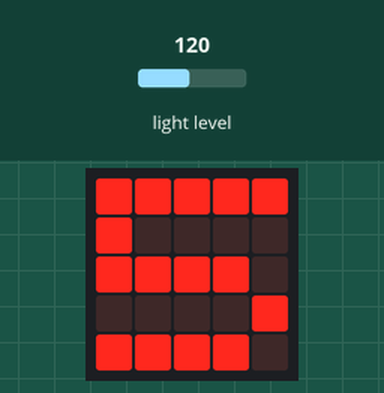
A program run on a simulated BBC micro:bit (MakeCode). Parts: the board's 5×5 LED display. Inputs (shaded band) come from the test bench; at power-on: light level 120.

Above: at 1.2 s.
1.3 s: light level set to 5
At 2.7 s:
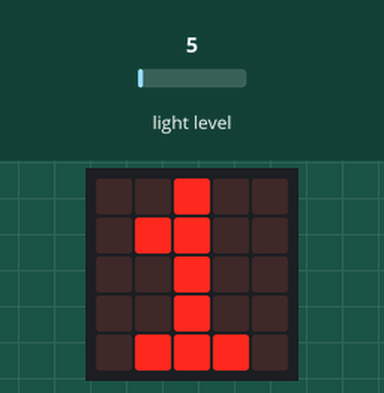
3.0 s: light level set to 64
At 4.2 s:
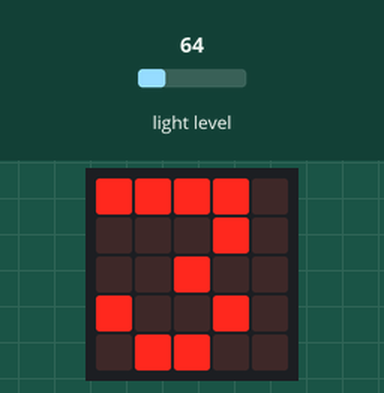
4.5 s: light level set to 57
At 5.7 s:
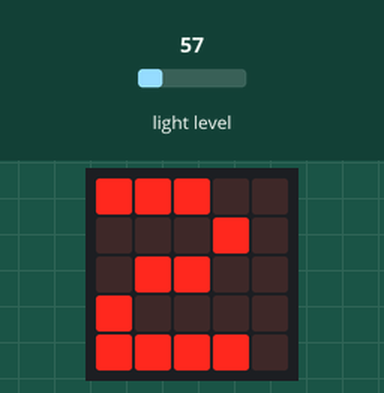
Timing chart, 0 to 7.5 s (numbered marks = the images above; inputs shaded):
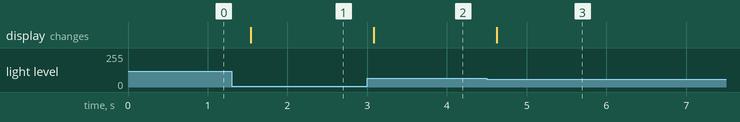

Measured:
- after the input at 1.3 s, the display: changes after 0.24 s (image 1)
- after the input at 3.0 s, the display: changes after 0.08 s (image 2)
- after the input at 4.5 s, the display: changes after 0.12 s (image 3)

The program:

main.ts
```typescript
basic.forever(function () {
    if (input.lightLevel() > 100) {
        basic.showNumber(5)
    } else if (input.lightLevel() > 80) {
        basic.showNumber(4)
    } else if (input.lightLevel() > 60) {
        basic.showNumber(3)
    } else if (input.lightLevel() > 40) {
        basic.showNumber(2)
    } else {
        basic.showNumber(1)
    }
})
```

test.ts
```typescript
// aquí va el archivo "tests"; esto no se compilará cuando este paquete se utilice como una extensión.
```
